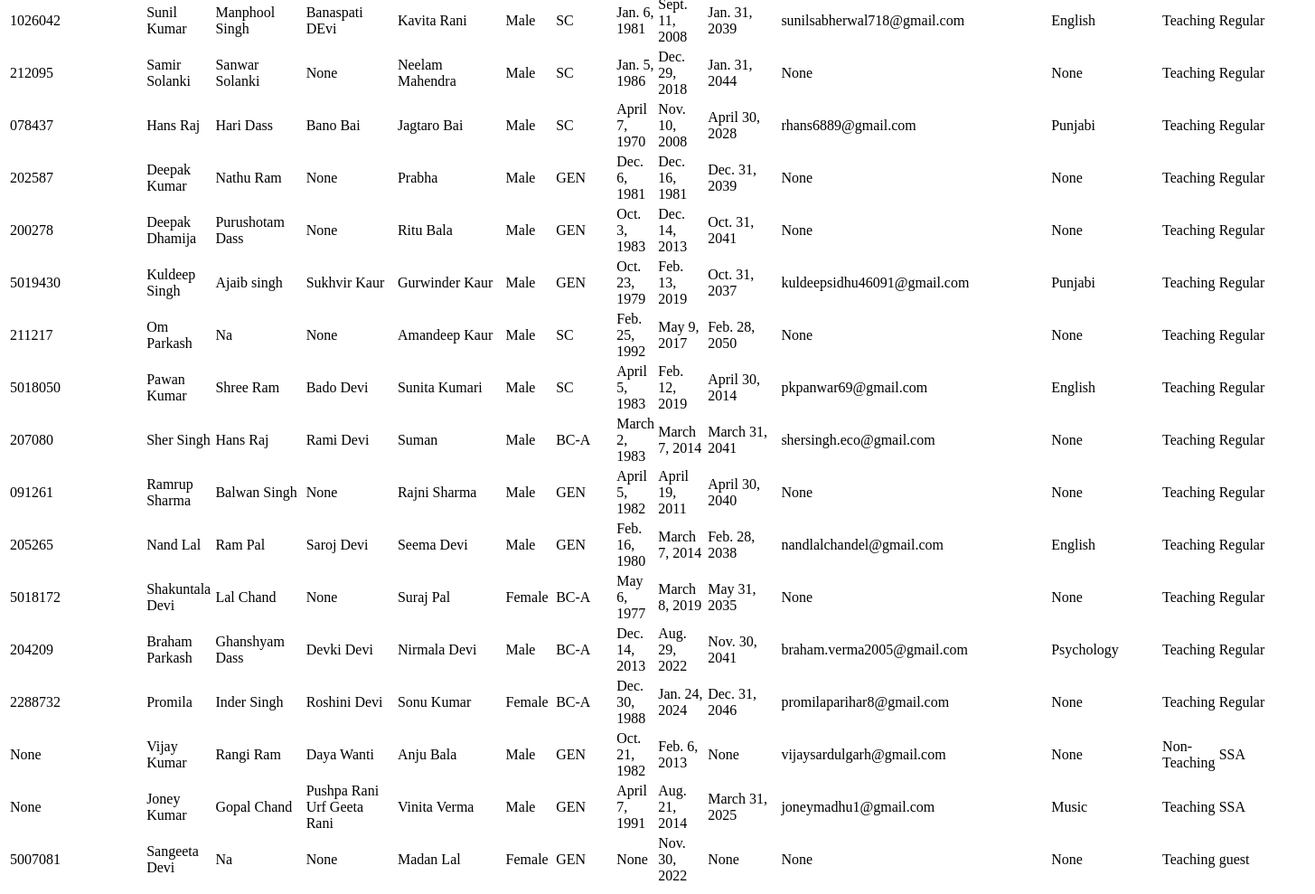
The app's page /staff_members (lower part), older data.
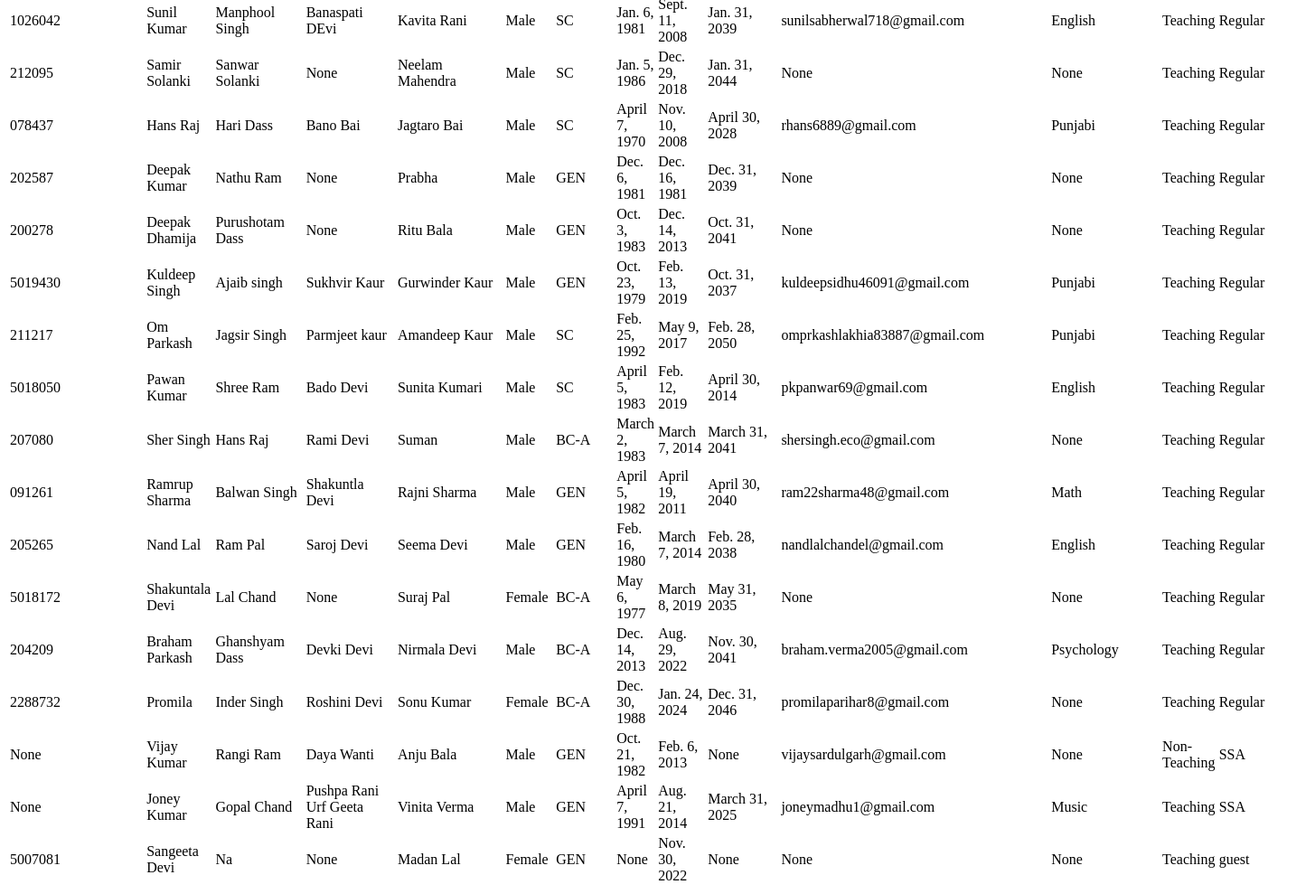
The same page, newer data.
### cms/models.py (models this page shows, shortened)
class Staff(models.Model):
  employee_id = models.CharField(max_length=20, unique=True,blank=True, null=True)
  name = models.CharField(max_length=50)
  father_name = models.CharField(max_length=50, null=True,blank=True)
  mother_name = models.CharField(max_length=50,null=True, blank=True)
  spouse_name = models.CharField(max_length=50, null=True,blank=True)
  GENDER_CHOICES = (
        ('Male', 'Male'),
        ('Female', 'Female'),
        ('Other', 'Other'),
    )
  gender = models.CharField(max_length=6, choices=GENDER_CHOICES,blank=True, null=True)
  aadhar_number = models.CharField(max_length=12, unique=True,null=True, blank=True)
  designation = models.CharField(max_length=40,null=True, blank=True)
  CATEGORY_CHOICES = (
    ('GEN', 'General'),
    ('SC', 'SC'),
    ('BC-A', 'BC-A'),
    ('BC-B', 'BC-B'),
    ('EWS', 'EWS'),
    ('OTHER', 'OTHER'),
    )
  category = models.CharField(max_length=50, choices=CATEGORY_CHOICES, null=True,blank=True)
  date_of_birth = models.DateField(null=True, blank=True)
  joining_date = models.DateField(null=True, blank=True)
  current_joining_date = models.DateField(null=True, blank=True)
  retirement_date = models.DateField(null=True, blank=True)
  qualification = models.CharField(max_length=255, null=True, blank=True)
  subject = models.ForeignKey(Subject, on_delete=models.PROTECT, related_name='Staff',null=True, blank=True)
  email = models.EmailField(unique=True, blank=True,null=True)
  mobile_number = models.CharField(max_length=15, null=True,blank=True)
  teaching_subject_1 = models.ForeignKey(Subject, on_delete=models.SET_NULL, related_name='teachers_1', null=True, blank=True)
  teaching_subject_2 = models.ForeignKey(Subject, on_delete=models.SET_NULL, related_name='teachers_2', null=True, blank=True)
  profile_picture = models.ImageField(upload_to='staff_profile/', null=True,blank=True)
  STAFF_ROLE_CHOICES = [
    ('Teaching', 'Teaching'),
    ('Non-Teaching', 'Non-Teaching'),
]
  staff_role = models.CharField(max_length=20, choices=STAFF_ROLE_CHOICES, blank=True, null=True)
  EMPLOYMENT_TYPE_CHOICES = [
    ('Regular', 'Regular'),
    ('SSA', 'SSA'),
    ('Guest', 'Guest'),
    ('HKRNL', 'HKRNL'),
    ('NSQF', 'NSQF'),
    ('MDMWorker', 'MDM Worker'),
    ('Other', 'Other'),
]
  employment_type = models.CharField(max_length=20, choices=EMPLOYMENT_TYPE_CHOICES, blank=True, null=True)
  bio = models.TextField(blank=True)
  class Meta:
    verbose_name_plural = 'Staff'
    ordering = ['employment_type','staff_role']

class Subject(models.Model):
    NONE = 'None'
    HINDI = 'Hindi'
    ENGLISH = 'English'
    SOCIAL_STUDIES = 'Social Studies'
    SCIENCE = 'Science'
    MATH = 'Math'
    PUNJABI = 'Punjabi'
    COMPUTER = 'Computer'
    HOME_SCIENCE = 'Home Science'
    PHYSICS = 'Physics'
    CHEMISTRY = 'Chemistry'
    ACCOUNT = 'Account'
    BUSINESS = 'Business'
    POLITICAL_SCIENCE = 'Political Science'
    ECONOMICS = 'Economics'
    GEOGRAPHY = 'Geography'
    PSYCHOLOGY = 'Psychology'
    PHYSICAL_EDUCATION = 'Physical Education'
    MUSIC = 'Music'
    AUTOMOBILE = 'Automobile'
    BEAUTY_WELLNESS = 'Beauty & Wellness'
    BIOLOGY = 'Biology'
    SANSKRIT = 'Sanskrit'
    FINEARTS = 'Fine Arts'
    SUBJECT_CHOICES = [
        (NONE, 'None'),
        (HINDI, 'Hindi'),
        (ENGLISH, 'English'),
        (SOCIAL_STUDIES, 'Social Studies'),
        (SCIENCE, 'Science'),
        (MATH, 'Math'),
        (PUNJABI, 'Punjabi'),
        (COMPUTER, 'Computer'),
        (HOME_SCIENCE, 'Home Science'),
        (PHYSICS, 'Physics'),
        (CHEMISTRY, 'Chemistry'),
        (ACCOUNT, 'Account'),
        (BUSINESS, 'Business'),
        (POLITICAL_SCIENCE, 'Political Science'),
        (ECONOMICS, 'Economics'),
        (GEOGRAPHY, 'Geography'),
        (PSYCHOLOGY, 'Psychology'),
        (PHYSICAL_EDUCATION, 'Physical Education'),
        (MUSIC, 'Music'),
        (AUTOMOBILE, 'Automobile'),
        (BEAUTY_WELLNESS, 'Beauty & Wellness'),
        (BIOLOGY, 'Biology'),
        (SANSKRIT, 'Sanskrit'),
        (FINEARTS, 'Fine Arts'),
    ]
    name = models.CharField(max_length=100, choices=SUBJECT_CHOICES, unique=True)
    def __str__(self):
        return self.name

### cms/views.py (the view)
# urls.py: path('staff_members',views.staff,name='staff_members.html'),
def staff (request):
    staff_members=Staff.objects.all()
    return render(request,"staff_members.html",{'staff_members':staff_members})

### cms/templates/staff_members.html (shortened to what this page needs)
{% if staff_members %}
<table class="table table-bordered table-hover table-striped">
    <tbody class="striker">
        {% for staff_member in staff_members %}
        <tr>
            <td>{{ staff_member.employee_id }}</td>
            <td>{{ staff_member.school }}</td>
            <td>{{ staff_member.name }}</td>
            <td>{{ staff_member.father_name }}</td>
            <td>{{ staff_member.mother_name }}</td>
            <td>{{ staff_member.spouse_name }}</td>
            <td>{{ staff_member.gender }}</td>
            <td>{{ staff_member.category }}</td>
            <td>{{ staff_member.date_of_birth }}</td>
            <td>{{ staff_member.joining_date }}</td>
            <td>{{ staff_member.retirement_date }}</td>
            <td>{{ staff_member.email }}</td>
            <td>{{ staff_member.phone_number }}</td>
            <td>{{ staff_member.subject }}</td>
            <td>{{ staff_member.profile_picture }}</td>
            <td>{{ staff_member.staff_role }}</td>
            <td>{{ staff_member.employment_type }}</td>
        </tr>
        {% endfor %}
    </tbody>
</table>
{% endif %}

Row changes from the older to the newer data that the page shows:
changed Staff "Om Parkash": father_name "Na" → "Jagsir Singh"; mother_name "None" → "Parmjeet kaur"; email "None" → "omprkashlakhia83887@gmail.com"; subject "None" → "Punjabi"
changed Staff "Ramrup Sharma": mother_name "None" → "Shakuntla Devi"; email "None" → "ram22sharma48@gmail.com"; subject "None" → "Math"
